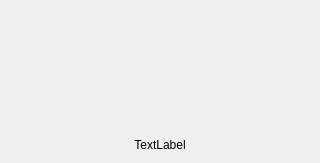
<?xml version="1.0" encoding="UTF-8"?>
<ui version="4.0">
 <class>BusyDialog</class>
 <widget class="QDialog" name="BusyDialog">
  <property name="windowModality">
   <enum>Qt::NonModal</enum>
  </property>
  <property name="geometry">
   <rect>
    <x>0</x>
    <y>0</y>
    <width>320</width>
    <height>163</height>
   </rect>
  </property>
  <property name="windowTitle">
   <string>Dialog</string>
  </property>
  <property name="windowOpacity">
   <double>1.000000000000000</double>
  </property>
  <property name="accessibleDescription">
   <string>This is the busy dialog window</string>
  </property>
  <property name="styleSheet">
   <string notr="true"/>
  </property>
  <property name="modal">
   <bool>false</bool>
  </property>
  <layout class="QVBoxLayout" name="verticalLayout">
   <item alignment="Qt::AlignHCenter|Qt::AlignVCenter">
    <widget class="QLabel" name="labelGif">
     <property name="sizePolicy">
      <sizepolicy hsizetype="Preferred" vsizetype="Preferred">
       <horstretch>0</horstretch>
       <verstretch>1</verstretch>
      </sizepolicy>
     </property>
     <property name="text">
      <string/>
     </property>
     <property name="alignment">
      <set>Qt::AlignCenter</set>
     </property>
    </widget>
   </item>
   <item alignment="Qt::AlignHCenter|Qt::AlignVCenter">
    <widget class="QLabel" name="labelText">
     <property name="text">
      <string>TextLabel</string>
     </property>
     <property name="alignment">
      <set>Qt::AlignCenter</set>
     </property>
    </widget>
   </item>
  </layout>
 </widget>
 <resources/>
 <connections/>
</ui>
